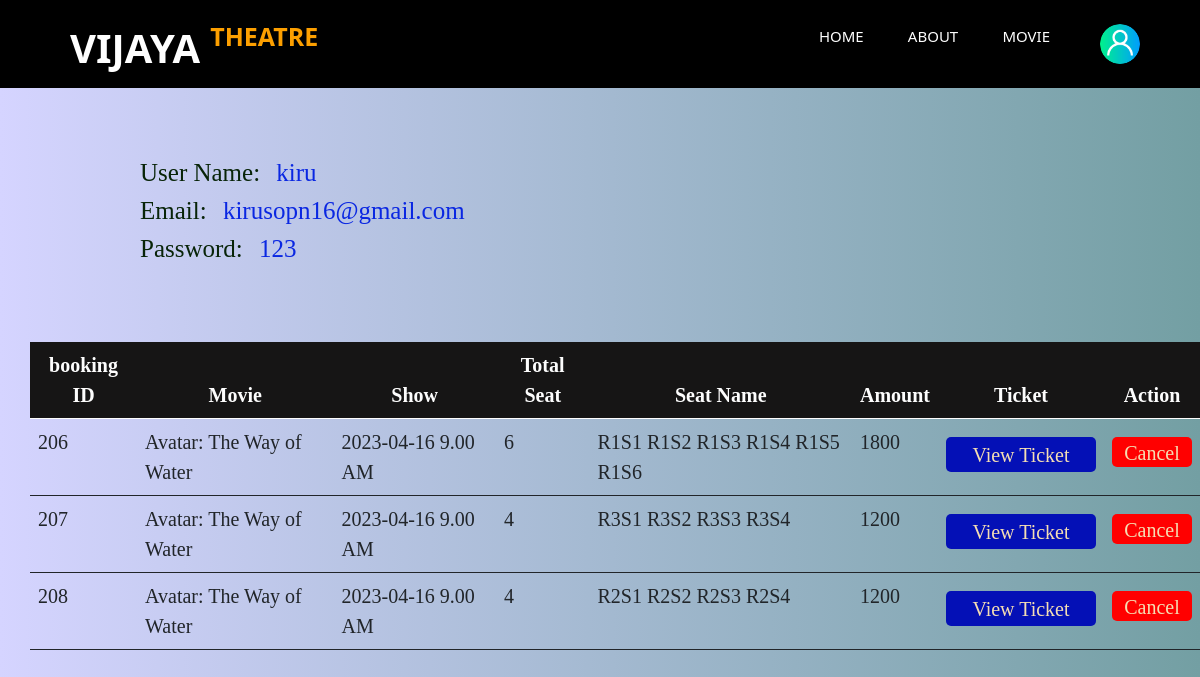
Page /user.php (signed in) on the earlier database version.
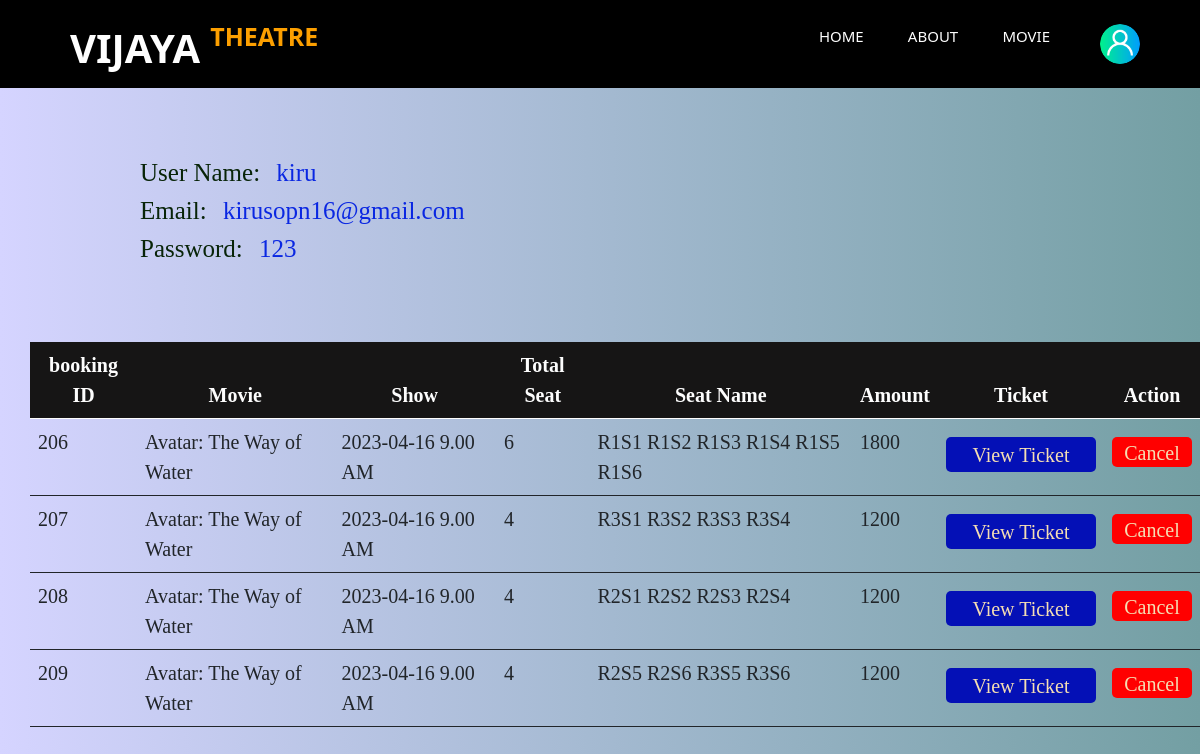
Same page on the later database version.
### tables this page shows
CREATE TABLE `registration` (
  `user_id` int(15) NOT NULL,
  `username` varchar(255) NOT NULL,
  `email` varchar(255) NOT NULL,
  `password` varchar(255) NOT NULL,
  `user_type` varchar(20) NOT NULL,
  `add_date` varchar(255) NOT NULL
);

CREATE TABLE `booking` (
  `booking_id` int(15) NOT NULL,
  `ticket_id` int(15) NOT NULL,
  `user_id` int(255) NOT NULL,
  `show_id` int(255) NOT NULL,
  `movie` varchar(255) NOT NULL,
  `ticket_name` varchar(255) NOT NULL,
  `no_of_seat` int(100) NOT NULL,
  `ticket_date_time` varchar(255) NOT NULL,
  `amount` int(255) NOT NULL,
  `booked_date` varchar(255) NOT NULL
);

### user.php (the view, shortened to what this page needs)
<?php
$connection = mysqli_connect("localhost","root","","vijaya_theater");
?>
    <!DOCTYPE html>
    <html lang="en">
    <head>
        <link rel="stylesheet" href="css/nav2.css">
        <link rel="stylesheet" href="css/user1.css">
        <link href="vendor/fontawesome-free/css/all.min.css" rel="stylesheet" type="text/css">
        <link href='https://unpkg.com/boxicons@2.1.4/css/boxicons.min.css' rel='stylesheet'>
        <link href="https://cdn.jsdelivr.net/npm/bootstrap@5.2.3/dist/css/bootstrap.min.css" rel="stylesheet">
    </head>
    <body>
        <header class="hero">
            <nav>
                <div class="logo">Vijaya <span>theatre</span></div>
                <ul class="nbar">
                    <li><a href="home.php">HOME</a></li>
                    <li><a href="about.php">ABOUT</a></li>
                    <li><a href="main_movie.php">MOVIE</a></li>
                </ul>
                <img src="image/user.png" alt="user" class="user-img" onclick="toggleMenu()">
            </nav>
        </header>
        <div class="user_detail">
            <?php
            $name=$_SESSION['username'];
            $query = "SELECT * FROM registration WHERE username='$name'";
            $query_run= mysqli_query($connection,$query);
            if($row = mysqli_fetch_assoc($query_run))
    {
                $id=$row['user_id'];
                $name= $row['username'];
                $email= $row['email'];
                $pass= $row['password'];
        ?>
                <h1>User Name: <label><?php echo $name?></label></h1>
                <h1>Email: <label ><?php echo $email?></label></h1>
                <h1>Password: <label ><?php echo $pass?></label></h1>
        </div>
        <div class="user_table">
            <?php
            $query2= "SELECT * FROM Booking WHERE user_id='$id'" ;
            $query2_run=mysqli_query($connection,$query2);
        ?>
                <table class="table" boder="1">
                    <thead>
                        <tr>
                        <th scope="col">booking ID</th>
                            <th scope="col">Movie</th>
                            <th scope="col">Show</th>
                            <th scope="col">Total Seat</th>
                            <th scope="col">Seat Name</th>
                            <th scope="col">Amount</th>
                            <th scope="col">Ticket</th>
                            <th scope="col">Action</th>
                        </tr>
                    </thead>
                    <tbody>
                        <?php
                        if(mysqli_num_rows($query2_run)>0)
                        {
                            while($row2 = mysqli_fetch_assoc($query2_run))
                            {
                                $id=$row2['booking_id'];
                                $mname=$row2['movie'];
                                $tdt=$row2['ticket_date_time'];
                                $tname=$row2['ticket_name'];
                                $nos=$row2['no_of_seat'];
                                $am=$row2['amount'];
                        ?>
                        <tr>
                            <td><?php echo $id?></td>
                            <td><?php echo $mname?></td>
                            <td><?php echo $tdt?></td>
                            <td><?php echo $nos?></td>
                            <td><?php echo $tname?></td>
                            <td><?php echo $am?></td>
                            <td>
                                <form action="pdf.php" method="POST">
                                    <button type="submit" name="pdf_btn" class="pdf_btn">View Ticket</button>
                                </form>
                            </td>
                            <td>
                                <form action="user_can.php" method="POST">
                                    <button type="submit" name="can_btn" class="can_btn">Cancel</button>
                                </form>
                            </td>
                        </tr>
                        <?php
                            }
                        }
                        else
                        {
                            echo "No Record Found";
                        }
                        ?>
                    </tbody>
                </table>
        </div>
        <?php
    }
    ?>
    </body>
    </html>

### css/nav2.css (style rules this page uses)
.logo { margin-left: 10px; margin-top: 8px; font-size: 40px; display: flex; font-weight: bold; text-transform: uppercase; color: #fefefe; }
.logo span { color: rgb(252, 159, 0); font-size: 25px; margin-left: 10px; }
.user-img { width: 40px; height: 40px; border-radius: 50%; cursor: pointer; margin-left: 30px; }
nav { display: flex; background: rgb(0, 0, 0); width: 100%; padding: 10px 5%; align-items: center; justify-content: space-between; position: relative; }
nav ul { width: 100%; text-align: right; }
nav ul li { display: inline-block; list-style: none; margin: 10px 10px; }
nav ul li a { text-decoration: none; font-size: 15px; padding: 10px 10px; transition: 0.2s; border-radius: 50px; color: #fefefe; }

### css/user1.css (style rules this page uses)
body { background: linear-gradient(to right, rgb(213, 212, 255), rgb(115, 159, 163)); }
.user_detail { margin: 50px 100px; padding: 20px 20px; width: 80%; font-family: 'sans-serif'; }
.user_table { margin-left: 30px; font-family: 'sans-serif'; font-size: 20px; }
.user_table table { border: 20px; }
.user_table thead { color: rgb(253, 253, 253); text-align: center; background-color: rgb(22, 21, 21); }
.user_detail h1 { margin-left: 20px; font-size: 25px; font-weight: 300; color: rgb(8, 36, 8); }
.user_detail label { font-size: 25px; margin-left: 10px; color: rgb(10, 39, 226); }
.pdf_btn { width: 150px; overflow: hidden; height: 35px; background: rgb(4, 16, 182); border: none; border-radius: 5px; color: wheat; margin-top: 10px; }
.can_btn { background: red; color: wheat; border: none; width: 80px; height: 30px; border-radius: 5px; margin-top: 10px; }

Differences in the rows shown:
added booking: booking_id "209", movie "Avatar: The Way of Water", ticket_date_time "2023-04-16 9.00 AM", no_of_seat "4", ticket_name "R2S5 R2S6 R3S5 R3S6", amount "1200"
